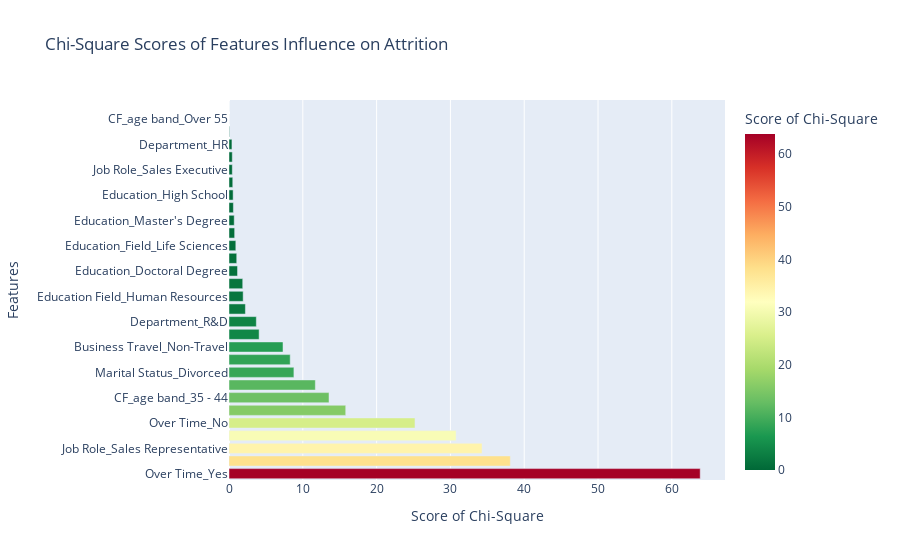

Write notebook code for a chart like this one.
### Markdown cell above
### Apa kondisi yang paling tidak mempengaruhi karyawan Attrition?

### Code cell
import plotly.express as px
import pandas as pd

# Data dictionary of chi-square scores
data = {
    "Features": [ 
                 "Over Time_Yes", "CF_age band_Under 25", "Job Role_Sales Representative", 
                 "Marital Status_Single", "Over Time_No", "Business Travel_Travel_Frequently", 
                 "CF_age band_35 - 44", "Job Role_Laboratory Technician", 
                 "Business Travel_Non-Travel", "Job Role_Healthcare Representative", "Marital Status_Divorced", 
                 "Education Field_Marketing", "Department_R&D", "Education Field_Medical", 
                 "Education Field_Human Resources", "Job Role_Human Resources", "Education_Doctoral Degree", 
                 "Business Travel_Travel_Rarely", "Education_Field_Life Sciences", "Gender_Female", 
                 "Education_Master's Degree", "Education_Bachelor's Degree", "Education_High School", 
                 "Gender_Male", "Job Role_Sales Executive", "Education Field_Other", "Department_HR", 
                 "Education_Associates Degree", "CF_age band_Over 55", "Job Role_Research Scientist"
                 ],
    "score_of_chi_squared": [63.84507, 38.1191, 34.29027, 
                             30.77167, 25.19881, 15.81662, 13.54889, 11.69949,
                             7.317934, 8.292518, 8.794422,
                             4.079154, 3.702916, 2.222133,
                             1.918878, 1.859753, 1.155566,
                             1.047857, 0.9240444, 0.7651298,
                             0.7067030, 0.5942023, 0.5611869,
                             0.5100865, 0.4473333, 0.4446057, 0.3986264,
                             0.05630291, 0.001660893, 0.0001523054
                             ]
}

# Creating a DataFrame
df_chi_scores = pd.DataFrame(data)

# Visualizing the data using Plotly
fig = px.bar(df_chi_scores, y='Features', x='score_of_chi_squared', orientation='h',
             color='score_of_chi_squared',
             labels={'score_of_chi_squared':'Score of Chi-Square', 'Features':'Features'},
             title="Chi-Square Scores of Features Influence on Attrition",
             color_continuous_scale='RdYlGn_r')
fig.update_layout(yaxis={'categoryorder':'total descending'})
fig.show()

### Figure 1 — Plotly figure (JSON) as saved in the notebook; plotly's stock layout.template omitted (floating-point values rounded to 4 significant figures)
{"data": [{"alignmentgroup": "True", "hovertemplate": "Score of Chi-Square=%{marker.color}<br>Features=%{y}<extra></extra>", "legendgroup": "", "marker": {"color": [63.85, 38.12, 34.29, 30.77, 25.2, 15.82, 13.55, 11.7, 7.318, 8.293, 8.794, 4.079, 3.703, 2.222, 1.919, 1.86, 1.156, 1.048, 0.924, 0.7651, 0.7067, 0.5942, 0.5612, 0.5101, 0.4473, 0.4446, 0.3986, 0.0563, 0.001661, 0.0001523], "coloraxis": "coloraxis", "pattern": {"shape": ""}}, "name": "", "offsetgroup": "", "orientation": "h", "showlegend": false, "textposition": "auto", "type": "bar", "x": [63.85, 38.12, 34.29, 30.77, 25.2, 15.82, 13.55, 11.7, 7.318, 8.293, 8.794, 4.079, 3.703, 2.222, 1.919, 1.86, 1.156, 1.048, 0.924, 0.7651, 0.7067, 0.5942, 0.5612, 0.5101, 0.4473, 0.4446, 0.3986, 0.0563, 0.001661, 0.0001523], "xaxis": "x", "y": ["Over Time_Yes", "CF_age band_Under 25", "Job Role_Sales Representative", "Marital Status_Single", "Over Time_No", "Business Travel_Travel_Frequently", "CF_age band_35 - 44", "Job Role_Laboratory Technician", "Business Travel_Non-Travel", "Job Role_Healthcare Representative", "Marital Status_Divorced", "Education Field_Marketing", "Department_R&D", "Education Field_Medical", "Education Field_Human Resources", "Job Role_Human Resources", "Education_Doctoral Degree", "Business Travel_Travel_Rarely", "Education_Field_Life Sciences", "Gender_Female", "Education_Master's Degree", "Education_Bachelor's Degree", "Education_High School", "Gender_Male", "Job Role_Sales Executive", "Education Field_Other", "Department_HR", "Education_Associates Degree", "CF_age band_Over 55", "Job Role_Research Scientist"], "yaxis": "y"}], "layout": {"barmode": "relative", "coloraxis": {"colorbar": {"title": {"text": "Score of Chi-Square"}}, "colorscale": [[0, "rgb(0,104,55)"], [0.1, "rgb(26,152,80)"], [0.2, "rgb(102,189,99)"], [0.3, "rgb(166,217,106)"], [0.4, "rgb(217,239,139)"], [0.5, "rgb(255,255,191)"], [0.6, "rgb(254,224,139)"], [0.7, "rgb(253,174,97)"], [0.8, "rgb(244,109,67)"], [0.9, "rgb(215,48,39)"], [1, "rgb(165,0,38)"]]}, "legend": {"tracegroupgap": 0}, "title": {"text": "Chi-Square Scores of Features Influence on Attrition"}, "xaxis": {"anchor": "y", "domain": [0, 1], "title": {"text": "Score of Chi-Square"}}, "yaxis": {"anchor": "x", "categoryorder": "total descending", "domain": [0, 1], "title": {"text": "Features"}}}}
